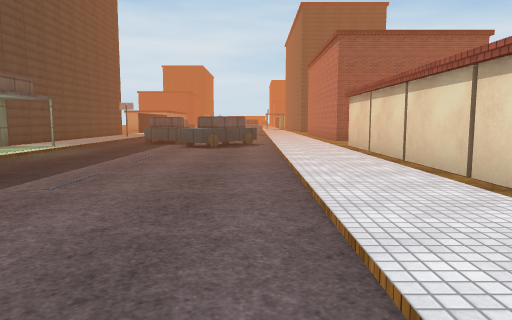
view 1 (above)

19 first-person views from a walk through a Unity game level. The camera is 1.3 m above the floor, tilts 6° down and sees 70° across. The floor is counted in squares, 2 m on a side. Each view is taken from the middle of a square. On the plan, view 1 faces up. The plan holds only what a view shows up to about 11 squares ahead; the rest is blank. The place goes on beyond the plan. The player character is not drawn. Surface patterns are stand-ins for the level's own textures.

view 2
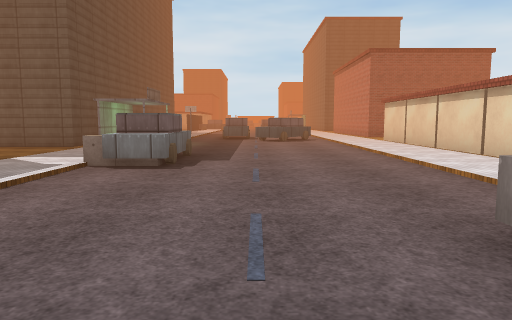

view 3
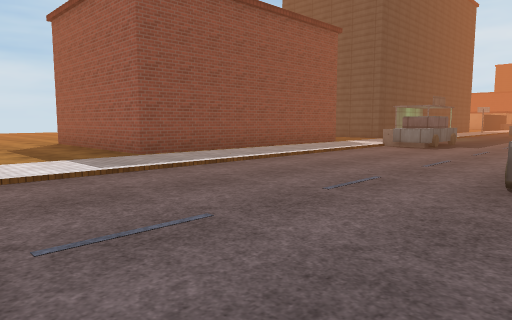

view 4
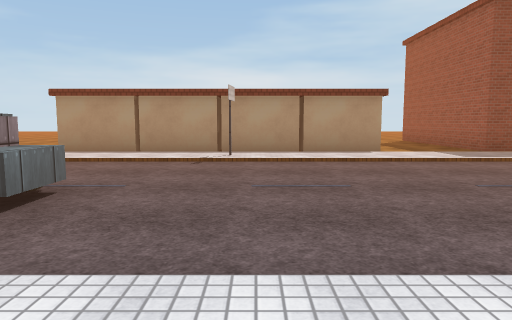

view 5
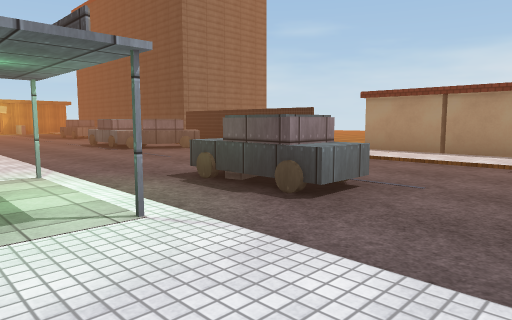

view 6
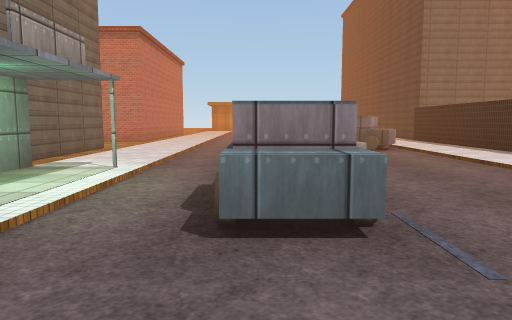

view 7
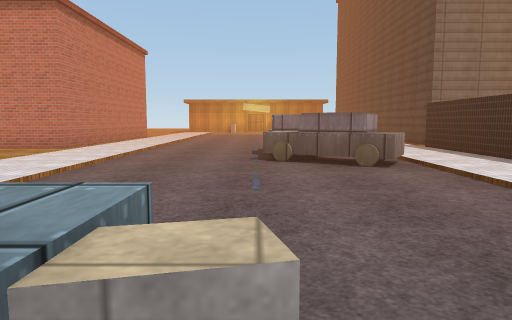

view 8
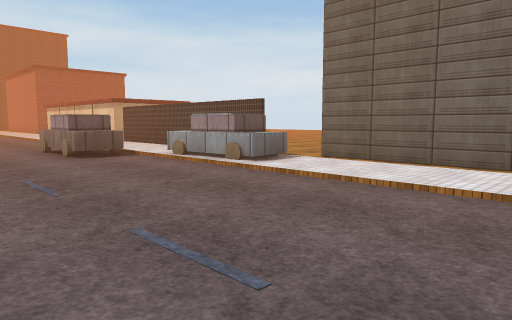

view 9
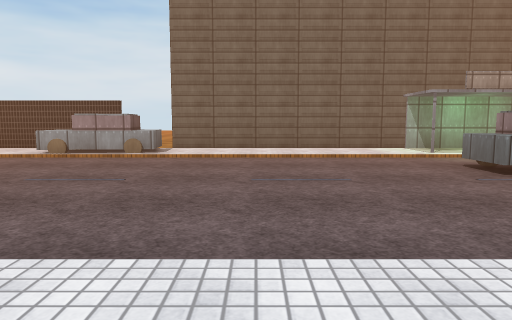

view 10
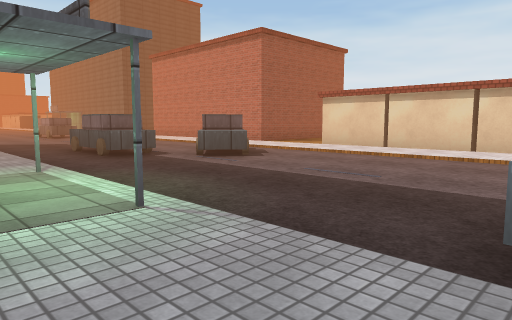

view 11
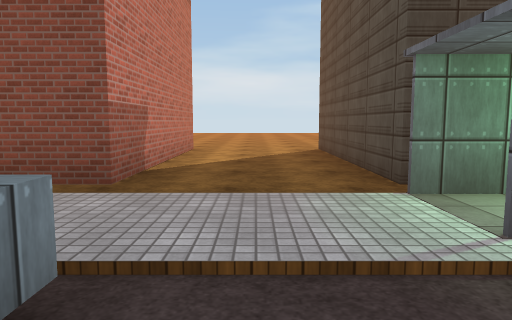

view 12
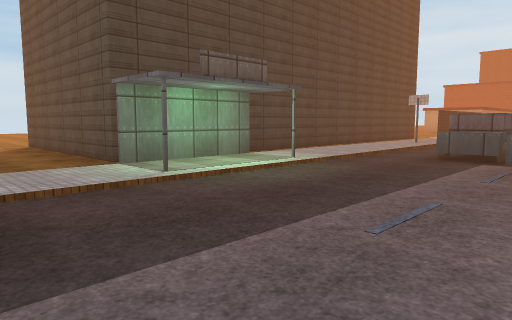

view 13
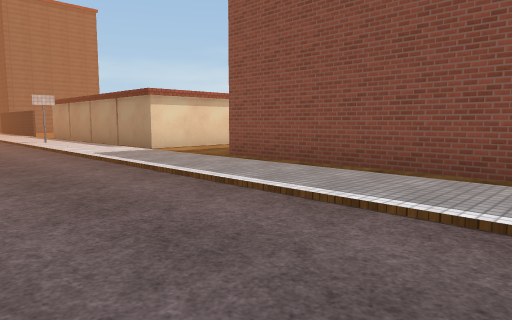

view 14
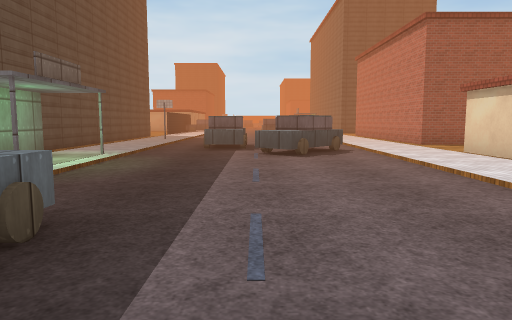

view 15
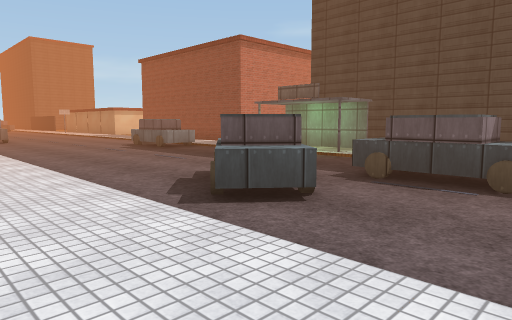

view 16
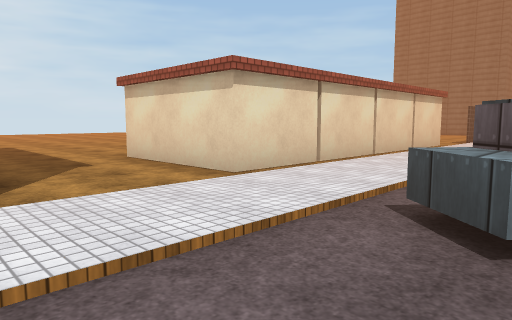

view 17
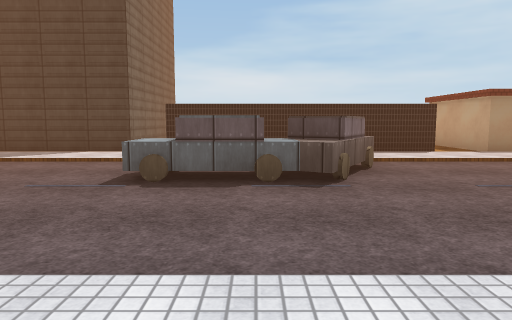

view 18
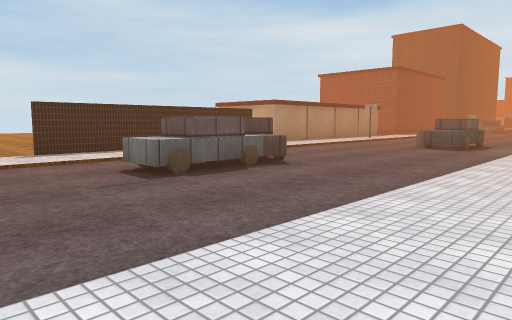

view 19
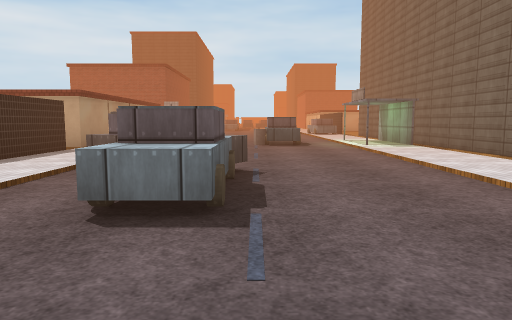

### Floor plan
Key: @ floor where view 1 was taken; # wall or solid block; . main floor; : floor 0.25 m higher than the main floor; + floor 1 m higher than the main floor; / step, stairs or slope; = window, fence, low wall or low ledge; O other object.
Columns run from 14 left of view 1 to 11 right of it. Each row starts with its distance up from view 1.
 13        #/... .../##
 12        #/..O..../.....
 11        #/..O.O../.........
 10        #/....OO./###......
  9        #/O..OO../#   ....
  8        ##:....../#
  7 .. ######:....../#
  6 ......../O....../#
  5 ......../......./#
  4 ......../.O...../#
  3 .. #####/.O...../#
  2        #/......./.
  1        #/.......#
  0        #/.....@.#
 -1        #/.....O.#
 -2        #/.....O.#
 -3    #####/.....O.#
 -4   ....../......+# ..
 -5   ....../......O/...
 -6      ###/......O/#
 -7        #/......./#
 -8        #/......./#
 -9        #/......./#
-10       ##/=....../#
-11        #/....O.O/#
-12        #/....O.:##
-13      ###/...OO.:##
-14       ../......O/#
-15         #......./#
-16         #......./#
-17         #.O...../#
-18         #.OOO.../#
-19         #..O..../.
-20     ..  #..O..../..
-21     ..../......./##
-22      ###/......./#
-23        #/......./#

Where each view was taken, in squares from view 1:
view 1: 0 up, 0 right, facing up
view 2: 3 down, 2 left, facing up
view 3: 7 down, 0 right, facing up-left
view 4: 9 down, 2 right, facing left
view 5: 9 down, 2 right, facing down-left
view 6: 9 down, 1 left, facing down
view 7: 12 down, 2 left, facing down
view 8: 10 down, 3 left, facing up-right
view 9: 8 down, 6 left, facing right
view 10: 4 up, 6 left, facing up-right
view 11: 5 up, 3 left, facing left
view 12: 4 up, 1 left, facing up-left
view 13: 2 up, 2 left, facing down-left
view 14: 2 up, 2 left, facing up
view 15: 13 up, 2 right, facing down-left
view 16: 13 up, 1 left, facing down-right
view 17: 19 down, 2 right, facing left
view 18: 23 down, 2 right, facing up-left
view 19: 23 down, 2 left, facing up
